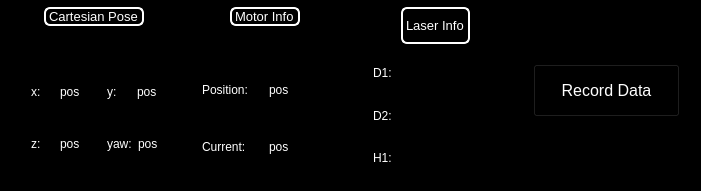
        <widget class="QFrame" name="Info_2">
         <property name="geometry">
          <rect>
           <x>0</x>
           <y>500</y>
           <width>701</width>
           <height>191</height>
          </rect>
         </property>
         <property name="styleSheet">
          <string notr="true"> background-color: #000000; color: white;</string>
         </property>
         <property name="frameShape">
          <enum>QFrame::Shape::StyledPanel</enum>
         </property>
         <property name="frameShadow">
          <enum>QFrame::Shadow::Raised</enum>
         </property>
         <layout class="QHBoxLayout" name="horizontalLayout_19" stretch="0,0,0,0">
          <property name="topMargin">
           <number>0</number>
          </property>
          <property name="bottomMargin">
           <number>9</number>
          </property>
          <item>
           <widget class="QWidget" name="CartesianPoseWidget_2" native="true">
            <property name="sizePolicy">
             <sizepolicy hsizetype="Preferred" vsizetype="Preferred">
              <horstretch>0</horstretch>
              <verstretch>0</verstretch>
             </sizepolicy>
            </property>
            <property name="minimumSize">
             <size>
              <width>0</width>
              <height>0</height>
             </size>
            </property>
            <layout class="QGridLayout" name="gridLayout_4">
             <property name="topMargin">
              <number>6</number>
             </property>
             <item row="1" column="1">
              <widget class="QFrame" name="yPosFrame_2">
               <property name="frameShape">
                <enum>QFrame::Shape::StyledPanel</enum>
               </property>
               <property name="frameShadow">
                <enum>QFrame::Shadow::Raised</enum>
               </property>
               <layout class="QHBoxLayout" name="horizontalLayout_22">
                <property name="bottomMargin">
                 <number>3</number>
                </property>
                <item alignment="Qt::AlignmentFlag::AlignLeft|Qt::AlignmentFlag::AlignVCenter">
                 <widget class="QLabel" name="y_2">
                  <property name="font">
                   <font>
                    <pointsize>9</pointsize>
                   </font>
                  </property>
                  <property name="text">
                   <string>y:</string>
                  </property>
                 </widget>
                </item>
                <item alignment="Qt::AlignmentFlag::AlignHCenter|Qt::AlignmentFlag::AlignVCenter">
                 <widget class="QLabel" name="yText_2">
                  <property name="text">
                   <string>pos</string>
                  </property>
                 </widget>
                </item>
               </layout>
              </widget>
             </item>
             <item row="2" column="0">
              <widget class="QFrame" name="zPosFrame_2">
               <property name="frameShape">
                <enum>QFrame::Shape::StyledPanel</enum>
               </property>
               <property name="frameShadow">
                <enum>QFrame::Shadow::Raised</enum>
               </property>
               <layout class="QHBoxLayout" name="horizontalLayout_27">
                <property name="bottomMargin">
                 <number>14</number>
                </property>
                <item alignment="Qt::AlignmentFlag::AlignLeft|Qt::AlignmentFlag::AlignVCenter">
                 <widget class="QLabel" name="z_2">
                  <property name="font">
                   <font>
                    <pointsize>9</pointsize>
                   </font>
                  </property>
                  <property name="text">
                   <string>z:</string>
                  </property>
                 </widget>
                </item>
                <item alignment="Qt::AlignmentFlag::AlignHCenter|Qt::AlignmentFlag::AlignVCenter">
                 <widget class="QLabel" name="zText_2">
                  <property name="text">
                   <string>pos</string>
                  </property>
                 </widget>
                </item>
               </layout>
              </widget>
             </item>
             <item row="2" column="1">
              <widget class="QFrame" name="yawPosFrame_2">
               <property name="frameShape">
                <enum>QFrame::Shape::StyledPanel</enum>
               </property>
               <property name="frameShadow">
                <enum>QFrame::Shadow::Raised</enum>
               </property>
               <layout class="QHBoxLayout" name="horizontalLayout_28">
                <property name="bottomMargin">
                 <number>14</number>
                </property>
                <item alignment="Qt::AlignmentFlag::AlignLeft|Qt::AlignmentFlag::AlignVCenter">
                 <widget class="QLabel" name="yaw_2">
                  <property name="font">
                   <font>
                    <pointsize>9</pointsize>
                   </font>
                  </property>
                  <property name="text">
                   <string>yaw:</string>
                  </property>
                 </widget>
                </item>
                <item alignment="Qt::AlignmentFlag::AlignHCenter|Qt::AlignmentFlag::AlignVCenter">
                 <widget class="QLabel" name="yawText_2">
                  <property name="text">
                   <string>pos</string>
                  </property>
                 </widget>
                </item>
               </layout>
              </widget>
             </item>
             <item row="0" column="0" colspan="2" alignment="Qt::AlignmentFlag::AlignHCenter|Qt::AlignmentFlag::AlignTop">
              <widget class="QLabel" name="CartesianPoseText_2">
               <property name="font">
                <font>
                 <pointsize>10</pointsize>
                </font>
               </property>
               <property name="styleSheet">
                <string notr="true">border: 2px solid #FFFFFF;  /* white solid border */
border-radius: 6px;</string>
               </property>
               <property name="text">
                <string>Cartesian Pose</string>
               </property>
              </widget>
             </item>
             <item row="1" column="0">
              <widget class="QFrame" name="xPosFrame_2">
               <property name="font">
                <font>
                 <pointsize>9</pointsize>
                </font>
               </property>
               <property name="frameShape">
                <enum>QFrame::Shape::StyledPanel</enum>
               </property>
               <property name="frameShadow">
                <enum>QFrame::Shadow::Raised</enum>
               </property>
               <layout class="QHBoxLayout" name="horizontalLayout_29">
                <property name="leftMargin">
                 <number>9</number>
                </property>
                <property name="bottomMargin">
                 <number>3</number>
                </property>
                <item alignment="Qt::AlignmentFlag::AlignLeft|Qt::AlignmentFlag::AlignVCenter">
                 <widget class="QLabel" name="x_2">
                  <property name="font">
                   <font>
                    <pointsize>9</pointsize>
                   </font>
                  </property>
                  <property name="text">
                   <string>x:</string>
                  </property>
                 </widget>
                </item>
                <item alignment="Qt::AlignmentFlag::AlignHCenter|Qt::AlignmentFlag::AlignVCenter">
                 <widget class="QLabel" name="xText_2">
                  <property name="text">
                   <string>pos</string>
                  </property>
                 </widget>
                </item>
               </layout>
              </widget>
             </item>
            </layout>
           </widget>
          </item>
          <item>
           <widget class="QWidget" name="MotorInfoWidget_2" native="true">
            <property name="styleSheet">
             <string notr="true"/>
            </property>
            <layout class="QGridLayout" name="gridLayout_5">
             <property name="topMargin">
              <number>6</number>
             </property>
             <item row="2" column="0">
              <widget class="QFrame" name="PositionFrame_2">
               <property name="frameShape">
                <enum>QFrame::Shape::StyledPanel</enum>
               </property>
               <property name="frameShadow">
                <enum>QFrame::Shadow::Raised</enum>
               </property>
               <layout class="QHBoxLayout" name="horizontalLayout_30">
                <item>
                 <widget class="QLabel" name="Position_2">
                  <property name="text">
                   <string>Position:</string>
                  </property>
                 </widget>
                </item>
                <item>
                 <widget class="QLabel" name="PositionText_2">
                  <property name="text">
                   <string>pos</string>
                  </property>
                 </widget>
                </item>
               </layout>
              </widget>
             </item>
             <item row="0" column="0" alignment="Qt::AlignmentFlag::AlignHCenter|Qt::AlignmentFlag::AlignTop">
              <widget class="QLabel" name="MotorInfoText_2">
               <property name="font">
                <font>
                 <pointsize>10</pointsize>
                </font>
               </property>
               <property name="styleSheet">
                <string notr="true">border: 2px solid #FFFFFF;  /* white solid border */
border-radius: 6px;</string>
               </property>
               <property name="text">
                <string>Motor Info</string>
               </property>
              </widget>
             </item>
             <item row="3" column="0">
              <widget class="QFrame" name="CurrentFrame_2">
               <property name="frameShape">
                <enum>QFrame::Shape::StyledPanel</enum>
               </property>
               <property name="frameShadow">
                <enum>QFrame::Shadow::Raised</enum>
               </property>
               <layout class="QHBoxLayout" name="horizontalLayout_31">
                <item>
                 <widget class="QLabel" name="Current_2">
                  <property name="text">
                   <string>Current: </string>
                  </property>
                 </widget>
                </item>
                <item>
                 <widget class="QLabel" name="CurrentText_2">
                  <property name="text">
                   <string>pos</string>
                  </property>
                 </widget>
                </item>
               </layout>
              </widget>
             </item>
            </layout>
           </widget>
          </item>
          <item>
           <widget class="QWidget" name="RecordData_2" native="true">
            <layout class="QGridLayout" name="gridLayout_6">
             <property name="topMargin">
              <number>6</number>
             </property>
             <item row="1" column="0">
              <widget class="QFrame" name="frame_12">
               <property name="frameShape">
                <enum>QFrame::Shape::StyledPanel</enum>
               </property>
               <property name="frameShadow">
                <enum>QFrame::Shadow::Raised</enum>
               </property>
               <layout class="QVBoxLayout" name="verticalLayout_15">
                <property name="leftMargin">
                 <number>9</number>
                </property>
                <property name="topMargin">
                 <number>9</number>
                </property>
                <property name="bottomMargin">
                 <number>0</number>
                </property>
                <item>
                 <widget class="QLabel" name="d1_2">
                  <property name="text">
                   <string>D1: </string>
                  </property>
                 </widget>
                </item>
               </layout>
              </widget>
             </item>
             <item row="0" column="0" alignment="Qt::AlignmentFlag::AlignHCenter">
              <widget class="QLabel" name="LaserInfoText_2">
               <property name="font">
                <font>
                 <pointsize>10</pointsize>
                </font>
               </property>
               <property name="styleSheet">
                <string notr="true">border: 2px solid #FFFFFF;  /* white solid border */
border-radius: 6px;</string>
               </property>
               <property name="text">
                <string>Laser Info</string>
               </property>
              </widget>
             </item>
             <item row="3" column="0">
              <widget class="QFrame" name="frame_7">
               <property name="frameShape">
                <enum>QFrame::Shape::StyledPanel</enum>
               </property>
               <property name="frameShadow">
                <enum>QFrame::Shadow::Raised</enum>
               </property>
               <layout class="QVBoxLayout" name="verticalLayout_23">
                <property name="leftMargin">
                 <number>9</number>
                </property>
                <property name="bottomMargin">
                 <number>0</number>
                </property>
                <item>
                 <widget class="QLabel" name="d2_2">
                  <property name="text">
                   <string>D2: </string>
                  </property>
                 </widget>
                </item>
               </layout>
              </widget>
             </item>
             <item row="4" column="0">
              <widget class="QFrame" name="frame_8">
               <property name="frameShape">
                <enum>QFrame::Shape::StyledPanel</enum>
               </property>
               <property name="frameShadow">
                <enum>QFrame::Shadow::Raised</enum>
               </property>
               <layout class="QVBoxLayout" name="verticalLayout_17">
                <property name="leftMargin">
                 <number>9</number>
                </property>
                <property name="bottomMargin">
                 <number>0</number>
                </property>
                <item>
                 <widget class="QLabel" name="h1_2">
                  <property name="text">
                   <string>H1: </string>
                  </property>
                 </widget>
                </item>
               </layout>
              </widget>
             </item>
            </layout>
           </widget>
          </item>
          <item>
           <widget class="QWidget" name="RecordDataButtonContainer_2" native="true">
            <property name="sizePolicy">
             <sizepolicy hsizetype="Preferred" vsizetype="Preferred">
              <horstretch>0</horstretch>
              <verstretch>0</verstretch>
             </sizepolicy>
            </property>
            <layout class="QVBoxLayout" name="verticalLayout_21">
             <property name="leftMargin">
              <number>9</number>
             </property>
             <property name="topMargin">
              <number>9</number>
             </property>
             <item alignment="Qt::AlignmentFlag::AlignVCenter">
              <widget class="QPushButton" name="RecordDataButton_2">
               <property name="sizePolicy">
                <sizepolicy hsizetype="Preferred" vsizetype="Preferred">
                 <horstretch>0</horstretch>
                 <verstretch>0</verstretch>
                </sizepolicy>
               </property>
               <property name="font">
                <font>
                 <pointsize>12</pointsize>
                </font>
               </property>
               <property name="styleSheet">
                <string notr="true">QPushButton {
    padding: 16px 24px;
}

</string>
               </property>
               <property name="text">
                <string>Record Data</string>
               </property>
              </widget>
             </item>
            </layout>
           </widget>
          </item>
         </layout>
        </widget>
